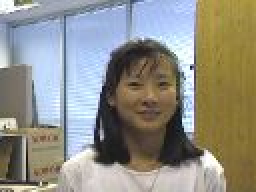
#> input picture HW7/image_girl/0002.jpg, 128 x 96 px, given in place of 0001.jpg, which was not available (shown 2 times larger)
$ python MP7.py
#> lines starting #> are read from the running program, lines starting #| are printed output that depends on the picture; after the words box and inside, x2 and y2 are one past the last pixel; in counts of white or black regions, pixels touching at a corner belong together; pictures that were not available may be replaced by others from this repository, and a replacement may not be noted
import numpy as np
import cv2
import matplotlib.pyplot as plt
import os
import glob

# previous img, current img, middle of bonding box
# [30 lines left out: function track_ssd, not called in this run]


def frame_local_ssd(pre_img,curr_img,bbox):

    pre_hsv = pre_img
    curr_hsv = curr_img
    curr_height, curr_width = curr_hsv.shape[:2]

    cropped = pre_hsv[bbox[1]:bbox[1]+40, bbox[0]:bbox[0]+40]

    local_range = (
        max(bbox[1]-20, 0),
        max(bbox[0]-20, 0),
        min(bbox[1]+60, curr_height),
        min(bbox[0]+60, curr_width)
    )
    # print(local_range)

    search_area = curr_hsv[local_range[0]:local_range[2],local_range[1]:local_range[3]]


    crop_height, crop_width = cropped.shape[:2]
    local_height, local_width = search_area.shape[:2]


    min_ssd = np.inf
    for y in range(local_height - crop_height):
        for x in range(local_width - crop_width):
            curr_ssd = np.sum((search_area[y:y+crop_height, x:x+crop_width] - cropped)**2)

            if curr_ssd<min_ssd:
                # print(curr_ssd,y,x)
                min_ssd = curr_ssd
                min_index = [x+local_range[1],y+local_range[0]]


    return min_index


def track_local_ssd(directory_path):
#> called with directory_path = 'image_girl/'
    processed_img = []
    filename = '{:04d}.jpg'.format(1)
    filepath = os.path.join(directory_path, filename)
    img_pre = cv2.imread(filepath)
#> img_pre is the input picture: shape (96, 128, 3); mean B, G, R 133.9, 143, 144.3
    bbox_center = [50,24]
    bbox_size = 40
    cv2.rectangle(img_pre, (bbox_center[0], bbox_center[1]), (bbox_center[0]+bbox_size, bbox_center[1]+bbox_size), (0, 255, 255), 2)
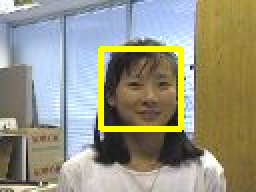
#> img_pre: shape (96, 128, 3) (shown 2 times larger); 3.87% of pixels changed, all inside (x1, y1, x2, y2) = (49, 23, 92, 66)
    processed_img.append(img_pre)
    # cv2.imshow('original',img_pre)
    # cv2.waitKey(0)


    for i in range(2, 500):
        filename = '{:04d}.jpg'.format(i)
        filepath = os.path.join(directory_path, filename)
        img_curr = cv2.imread(filepath)
        # cv2.imshow('original',img_curr)
        bbox_center = frame_local_ssd(img_pre, img_curr, bbox_center)
#> in frame_local_ssd, `cropped = pre_hsv[bbox[1]:bbox[1]+40, bbox[0]:bbox[0]+40]`:
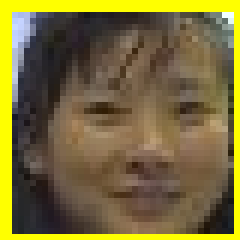
#> cropped: shape (40, 40, 3) (shown 6 times larger); mean B, G, R 57.6, 108.2, 121.2
#> in frame_local_ssd, `search_area = curr_hsv[local_range[0]:local_range[2],local_range[1]:lo..`:
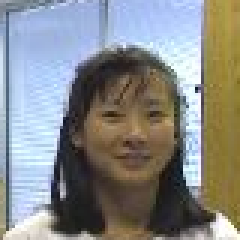
#> search_area: shape (80, 80, 3) (shown 3 times larger); mean B, G, R 135.5, 136.6, 135
#> after the loop in frame_local_ssd, `for y in range(local_height - crop_height):`: min_index = [50, 24]; min_ssd = 77705
#> bbox_center = [50, 24]
        cv2.rectangle(img_curr, (bbox_center[0], bbox_center[1]), (bbox_center[0]+bbox_size, bbox_center[1]+bbox_size), (0, 255, 255), 2)
        # cv2.imshow('original',img_curr)
        # cv2.imshow('pre',img_pre)
        # cv2.waitKey(0)
        img_pre = img_curr
        processed_img.append(img_pre)
#> pass 2 of the loop in track_local_ssd, `for i in range(2, 500):`:
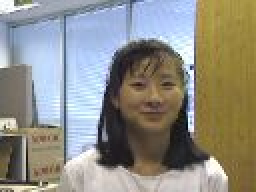
#> input picture HW7/image_girl/0004.jpg, 128 x 96 px, given in place of 0003.jpg, which was not available (shown 2 times larger)
#> in track_local_ssd, img_curr is the input picture: shape (96, 128, 3); mean B, G, R 132.8, 141.6, 143.3
#> in frame_local_ssd (call 2), `search_area = curr_hsv[local_range[0]:local_range[2],local_range[1]:lo..`:
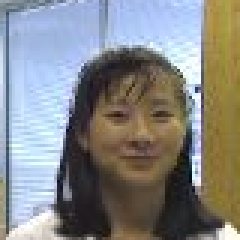
#> search_area: shape (80, 80, 3) (shown 3 times larger); mean B, G, R 134, 134.6, 133.5
#> after the loop in frame_local_ssd (call 2), `for y in range(local_height - crop_height):`: min_index = [52, 24]; min_ssd = 300826
#> bbox_center = [52, 24]
#> in track_local_ssd, `cv2.rectangle(img_curr, (bbox_center[0], bbox_center[1]), (bbox_center..`:
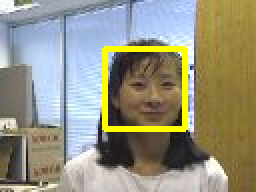
#> img_curr: shape (96, 128, 3) (shown 2 times larger); 3.87% of pixels changed, all inside (x1, y1, x2, y2) = (51, 23, 94, 66)

    return processed_img

# [156 lines left out: functions frame_local_cc, track_local_cc, frame_local_ncc, track_local_ncc, img_to_video, not called in this run]


def main():

    path = "image_girl/"

    """ssd"""
    ssd_imgs = track_local_ssd(path)
    out_file_ssd = 'output_ssd.mp4'
    img_to_video(ssd_imgs,out_file_ssd)

    """cc"""
    cc_imgs = track_local_cc(path)
    out_file_cc = 'output_cc.mp4'
    img_to_video(cc_imgs,out_file_cc)

    """ncc"""

    ncc_imgs = track_local_ncc(path)
    out_file_ncc = 'output_ncc.mp4'
    img_to_video(ncc_imgs,out_file_ncc)

    cv2.destroyAllWindows()

if __name__ == "__main__":
#> (the run stopped early here; a loop or call above may not have finished)
